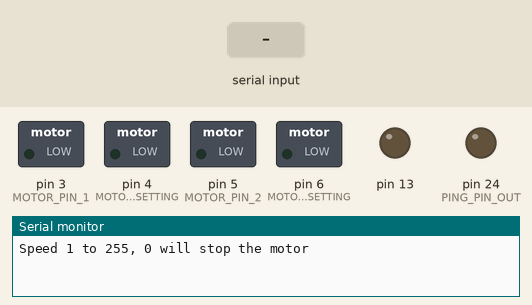
The sketch below on a simulated Arduino Mega 2560, built with avr-gcc and run on an emulated ATmega2560. On the bench: switched loads named in the sketch (green lamp = pin HIGH), output pins drawn as LEDs (lit = HIGH), the last lines printed to the serial monitor. Inputs (shaded band) come from the test bench.

Above: at 1.2 s.
1.3 s: "f" received over the second serial link
At 2.5 s:
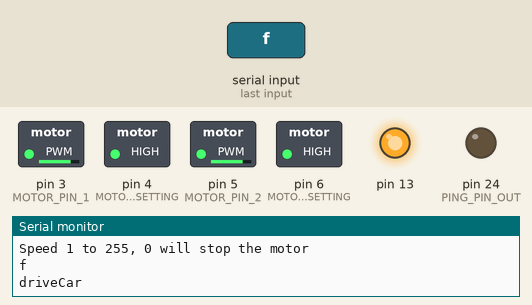
2.8 s: "r" received over the second serial link
At 3.2 s:
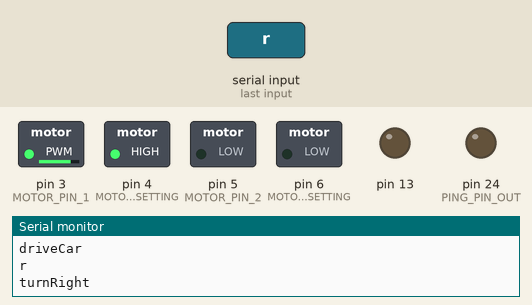
4.8 s: "l" received over the second serial link
At 5.2 s:
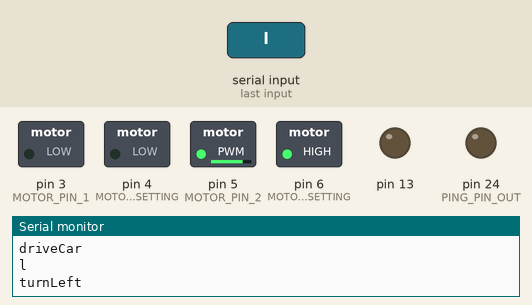
6.8 s: "s" received over the second serial link
At 7.8 s:
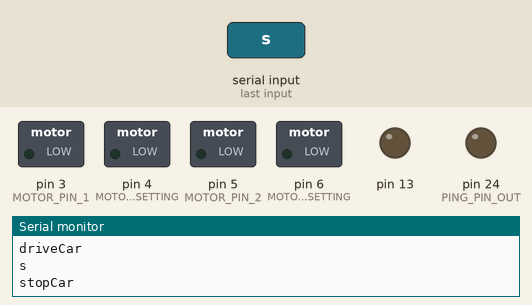
Timing chart, 0 to 9.3 s (numbered marks = the images above; inputs shaded):
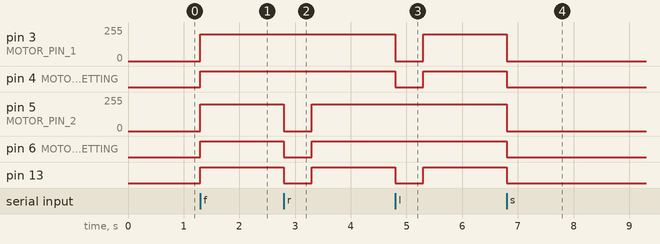

The sketch:

motor_test.ino
```cpp
#include <SoftwareSerial.h>

SoftwareSerial softSerial(10, 11); // RX, TX

const int MOTOR_PIN_1 = 3;
const int MOTOR_PIN_2 = 5;

const int MOTOR_1_SETTING = 4;
const int MOTOR_2_SETTING = 6;

const int PING_PIN_IN = 22;
const int PING_PIN_OUT = 24;
int speed = 0;
void setup()
{
  pinMode(MOTOR_PIN_1, OUTPUT);
  pinMode(MOTOR_1_SETTING, OUTPUT);
  pinMode(MOTOR_PIN_2, OUTPUT);
  pinMode(MOTOR_2_SETTING, OUTPUT);

  pinMode(PING_PIN_IN, INPUT);
  pinMode(PING_PIN_OUT, OUTPUT);

  pinMode(13, OUTPUT);

  Serial.begin(9600);
  softSerial.begin(9600);

  Serial.println("Speed 1 to 255, 0 will stop the motor");

  digitalWrite(MOTOR_1_SETTING, LOW);
  analogWrite(MOTOR_PIN_1, LOW);
  digitalWrite(MOTOR_2_SETTING, LOW);
  analogWrite(MOTOR_PIN_2, LOW);

  digitalWrite(13, LOW);

}


void loop()
{

  bool obstacleFound = false;
  while(1)
  {
  /*
    if (readPing() < 20)
    {
      stopCar();

      while(readPing()< 20); //idle until obstacle is further away

      driveCar();
    }
    */
    if (softSerial.available())
    {

      char input = softSerial.read();
      Serial.println(input);
      switch(input)
      {
        case 'f':
          driveCar();
        break;

        case 's':
          stopCar();
        break;

        case 'r':
          turnRight();
        break;

        case 'l':
          turnLeft();
        break;
      }

    }

  }

}

void driveCar()
{
    digitalWrite(13, HIGH);
    Serial.println("driveCar");
    //motor 1
    digitalWrite(MOTOR_1_SETTING, HIGH); //om HIGH, hög pwm = låg fart
    analogWrite(MOTOR_PIN_1, 200);

    //motor 2
    digitalWrite(MOTOR_2_SETTING, HIGH); //om HIGH, hög pwm = låg fart
    analogWrite(MOTOR_PIN_2, 200);

}


void stopCar()
{
    digitalWrite(13, LOW);
    Serial.println("stopCar");
    //motor 1
    digitalWrite(MOTOR_1_SETTING, LOW);
    analogWrite(MOTOR_PIN_1, LOW);

    //motor 2
    digitalWrite(MOTOR_2_SETTING, LOW);
    analogWrite(MOTOR_PIN_2, LOW);

}

void turnRight()
{
  digitalWrite(13, LOW);
  Serial.println("turnRight");
  //stop right motor
  digitalWrite(MOTOR_2_SETTING, LOW);
  analogWrite(MOTOR_PIN_2, LOW);

  delay(500);

  driveCar();
}


void turnLeft()
{
  digitalWrite(13, LOW);
  Serial.println("turnLeft");
  //stop left motor
  digitalWrite(MOTOR_1_SETTING, LOW);
  analogWrite(MOTOR_PIN_1, LOW);

  delay(500);

  driveCar();


}

int readPing()
{
  digitalWrite(22, LOW);
  digitalWrite(22, HIGH);
  delayMicroseconds(20);
  digitalWrite(22, LOW);

  unsigned long int duration = pulseIn(24, HIGH, 20000);

  unsigned long int distance = (duration/2)/29;

  //no obstacles found, return a big value
  if (duration == 0)
  {
    return 300;
  }
  else
  {
    return distance;
  }

}


/*
        speed = Serial.parseInt();

        if (speed > 0 && speed <= 255)
        {
          Serial.print("Speed: ");
          Serial.println(speed);
          digitalWrite(MOTOR_1_SETTING, HIGH); //om HIGH, hög pwm = låg fart
          analogWrite(MOTOR_PIN_1, speed);

        }
        else if (speed > 255)
        {
          Serial.print("Speed out of range ");
          Serial.println(speed);
        }

        else
        {
          Serial.print("Stop");
          digitalWrite(MOTOR_1_SETTING, LOW);
          analogWrite(MOTOR_PIN_1, LOW);
        }
      }

      delay(100);


    }
}
*/
```

Measured:
- after the input at 1.3 s, pin 3 (MOTOR_PIN_1), pin 5 (MOTOR_PIN_2): 0/255 → 200/255 at once; pin 4 (MOTOR_1_SETTING), pin 6 (MOTOR_2_SETTING), pin 13: LOW → HIGH at once
- after the input at 2.8 s, pin 5 (MOTOR_PIN_2): 200/255 → 0/255 at once, → 200/255 0.50 s later; pin 6 (MOTOR_2_SETTING), pin 13: HIGH → LOW at once, → HIGH 0.50 s later
- after the input at 4.8 s, pin 3 (MOTOR_PIN_1): 200/255 → 0/255 at once, → 200/255 0.50 s later; pin 4 (MOTOR_1_SETTING), pin 13: HIGH → LOW at once, → HIGH 0.50 s later
- after the input at 6.8 s, pin 3 (MOTOR_PIN_1), pin 5 (MOTOR_PIN_2): 200/255 → 0/255 at once; pin 4 (MOTOR_1_SETTING), pin 6 (MOTOR_2_SETTING), pin 13: HIGH → LOW at once
